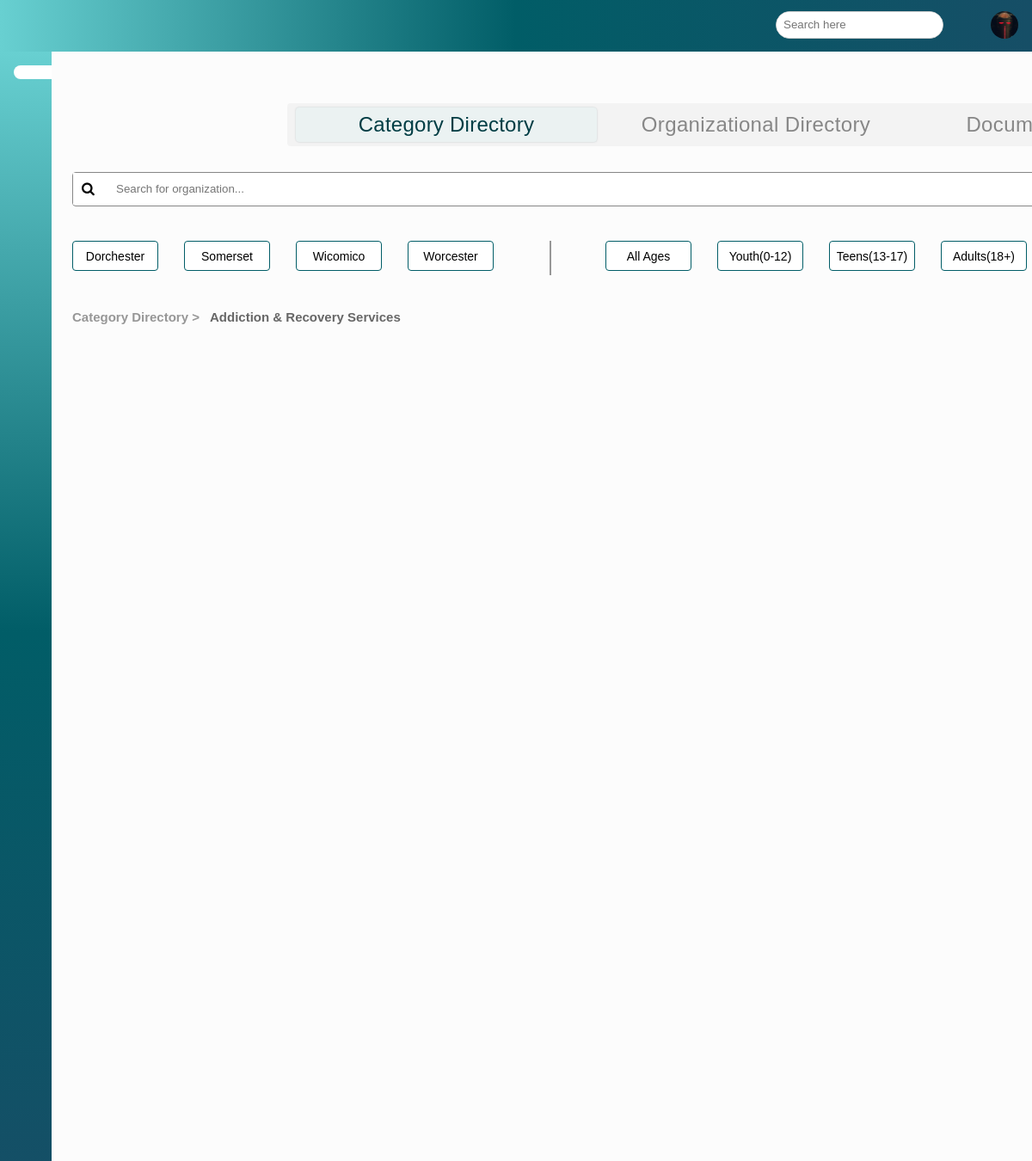
The page /sub_directory/13/13 (signed in) on the database its author committed.
### app/models.py (models this page shows, shortened)
class Account(AbstractBaseUser, PermissionsMixin):
    username = models.CharField(max_length=30, unique=True)
    email = models.EmailField(verbose_name="email", max_length=60, unique=True)
    avatar = models.ImageField(null=True, blank=True, upload_to='profile_pics')
    bgColor = models.CharField(max_length=10, null=True, blank=True)
    first_name = models.CharField(max_length=30, blank=False, null=False)
    middle_name = models.CharField(max_length=30, blank=True, null=True)
    last_name = models.CharField(max_length=30, blank=False, null=False)
    date_joined = models.DateTimeField(
        verbose_name='date joined', auto_now_add=True)
    last_login = models.DateTimeField(verbose_name='last login', auto_now=True)
    is_admin = models.BooleanField(default=False)
    is_active = models.BooleanField(default=True)
    is_staff = models.BooleanField(default=False)
    is_superuser = models.BooleanField(default=False)
    is_client = models.BooleanField(default=True)
    is_online = models.BooleanField(default=False)
    is_caseworker = models.BooleanField(default=False)
    has_caseworker = models.BooleanField(default=False)
    USERNAME_FIELD = 'username'
    REQUIRED_FIELDS = ['email', 'password', ]
    objects = MyAccountManager()

class SubDirectory(models.Model):
    name = models.CharField(max_length=50, unique=True)
    description = models.CharField(max_length=200)
    subdirectory_organization = models.ManyToManyField(
        Organizations, blank=True, related_name="organizations")
    """"Function to add an organization to a subdirectory"""

### app/decorators.py (the view)
        def wrapper_func(request, *args, **kwargs):
            if request.user.groups.filter(name__in=allowed_roles).exists():
                return view_func(request, *args, **kwargs)
            else:
                return HttpResponseRedirect('/')
            return view_func(request, *args, **kwargs)

### app/context_processors.py (called while the page is built)
def site_user(request):
    background = BgInfo.objects.all()
    userlist = []
    for backs in background:
        userlist.append(backs.user_id)
    return {'background': background, 'userlist': userlist,}

### app/templatetags/project_templates.py (called while the page is built)
@register.filter(name='has_group')
def has_group(user, group_name):
    group = Group.objects.get(name=group_name)
    print(group)
    return True if group in user.groups.all() else False

### app/views.py (called while the page is built)
@login_required(login_url='login')
@allowed_user(allowed_roles=['caseworker'])
def sub_directory(request, pk, option):
    try:
        directory = SubDirectory.objects.filter(id=pk)
    except SubDirectory.DoesNotExist:
        directory = None
    organizations = Organizations.objects.all()
    myFilter1 = subDirectoryFilter(request.GET, queryset=directory)
    directories = myFilter1.qs
    myFilter2 = organizationFilter(request.GET, queryset=organizations)
    organizations = myFilter2.qs
    context = {
        'directories': directories,
        'organizations': organizations,
        'myFilter1': myFilter1,
        'myFilter2': myFilter2,
        'option': option,
        }
    return render(request, 'app/subdirectory.html', context)

### app/templates/app/subdirectory.html (shortened to what this page needs)
﻿{% extends 'app/format.html' %}
{% block header2 %}
    <a href="{% url 'fulldirectory' %}" class="active">
    </a>
{% endblock %}
{% block content %}
{% load static %}
{% load project_templates %}
<head>
    <link rel="stylesheet" href="https://cdn.jsdelivr.net/npm/bootstrap-icons@1.5.0/font/bootstrap-icons.css">
    <link href='https://api.mapbox.com/mapbox-gl-js/v2.3.0/mapbox-gl.css' rel='stylesheet' />
</head>
<body>
    <div class="directoryBar"></div>
    <a href="{% url 'fulldirectory' %}" class="fullActive">Category Directory</a>
    <a href="{% url 'orgdirectory' %}" class="orgHidden">Organizational Directory</a>
    <a href="{% url 'documentdirectory' %}" class="fileHidden">Documents Directory</a>
    <div class="searchbarcontainer">
        <input type="text" placeholder="Search for organization..." class="searchbar" id="searchbar" onkeyup="filterorgsFunction()">
        <i class="fa fa-search" aria-hidden="true" id="searchBarIcon"></i>
    </div>
    <div class="location-dorchester">Dorchester</div>
    <div class="location-somerset">Somerset</div>
    <div class="location-wicomico">Wicomico</div>
    <div class="location-worcester">Worcester</div>
    <div class="break-location"></div>
    <div class="elig-all">All Ages</div>
    <div class="elig-youth">Youth(0-12)</div>
    <div class="elig-teens">Teens(13-17)</div>
    <div class="elig-adults">Adults(18+)</div>
    <a href="{% url 'fulldirectory' %}" class="dirPath">Category Directory ></a>
    {% for directory in directories %}
        <div class="subPath">{{ directory.name }}</div>
    {% endfor %}
</body>
{% endblock %}

### app/templates/app/format.html (shortened to what this page needs)
﻿<!DOCTYPE html>
{% load static %}
{% load project_templates %}
<html lang="en" xmlns="http://www.w3.org/1999/xhtml">
<head>
    <link rel="stylesheet" href="https://maxst.icons8.com/vue-static/landings/line-awesome/line-awesome/1.3.0/css/line-awesome.min.css">
    <link href="https://cdnjs.cloudflare.com/ajax/libs/font-awesome/4.7.0/css/font-awesome.css" type="text/css" rel="stylesheet">
    <link rel="stylesheet" href="{% static 'app/content/format.css' %}" />
</head>
<body>
<div class="sidebar">
  <div class="sidebar-menu">
      <ul>
          <li>
              {% block header2 %}
              {% endblock %}
          </li>
      </ul>
  </div>
</div>
<header class="dash-header">
<div id="leftside">
  <div class="search-wrapper">
      <input type="search" placeholder="Search here" />
  </div>
    <div class="dropdown">
      <div class="user-wrapper">
        <div class="user-wrapper">
          <a href="{% url 'profile' %}"><div class="profile-pic-wrapper" data-username="{{user.username}}" data-bgcolor="{{user.bgColor}}">
            {% if user.avatar %}
            <img class="profile-pic" src="{{user.avatar.url}}">
            {% endif %}
          </div></a>
      </div>
  </div>
</div>
</div>
</header>
    <div class="container">
        {% block content %}{% endblock %}
    </div>
</body>
</html>

### app/static/app/content/format.css (style rules this page uses)
* { margin: 0; padding: 0; box-sizing: border-box; list-style-type: none; text-decoration: none; font-family: effra, Helvetica; }
.sidebar { width: 60px; left: 0; top: 60px; height: 100%; background-image: linear-gradient(to bottom, #68D0D1, #015D67, #164E66); position: fixed; z-index: 10; }
.sidebar-menu li { width: 100%; padding-left: 1rem; margin-bottom: 1rem; }
.sidebar-menu a { display: block; color: #fff; font-size: 1.1rem; }
.sidebar-menu a.active { background: #FFF; right: 10px; padding-top: .5rem; padding-bottom: .5rem; border-radius: 30px 0px 0px 30px; color: #68D0D1; }
.dash-header { display: flex; padding: .8rem 1rem; background-image: linear-gradient(to right, #68D0D1, #015D67, #164E66); height: 60px; width: 100%; top: 0; z-index: 10; position: fixed; right: 0; }
.search-wrapper { position: relative; border: 1px solid #ccc; border-radius: 30px; height: 32px; display: flex; align-items: center; overflow-x: hidden; background-color: #fff; right: 25px; }
.search-wrapper input { height: 100%; padding: .5rem; border: none; outline: none; }
.user-wrapper { position: relative; display: flex; align-items: center; padding-left: 5px; right: 10px; margin-left: 20px; }
#leftside { display: flex; justify-content: flex-end; margin-left: 78%; }
.dropdown { display: inline-block; cursor: pointer; }
.container { position: absolute; left: 7%; top: 100px; overflow: visible; }
html, body { height: 110%; background: #FCFCFC; font-family: Effra, Helvetica; }
.profile-pic { max-width: 32px; max-height: 32px; width: 32px; height: 32px; white-space: normal; margin-right: 15px; border-radius: 50%; font-size: 16px; color: #fff; text-align: center; line-height: 150px; cursor: context-menu; overflow: hidden; justify-content: center; display: flex; align-items: center; }

### rows shown on the page
Account: avatar (picture)
SubDirectory: name "Addiction & Recovery Services"
